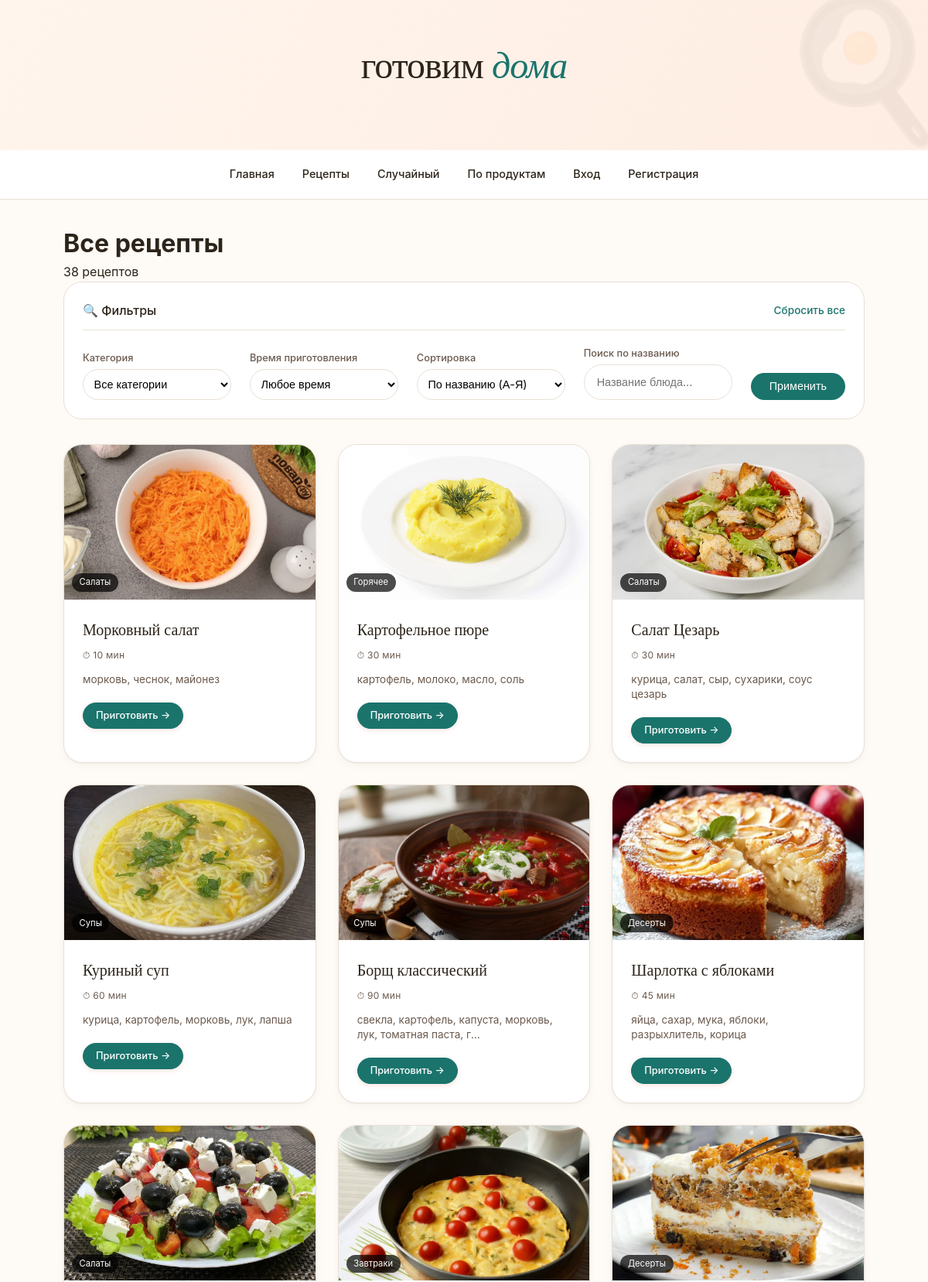
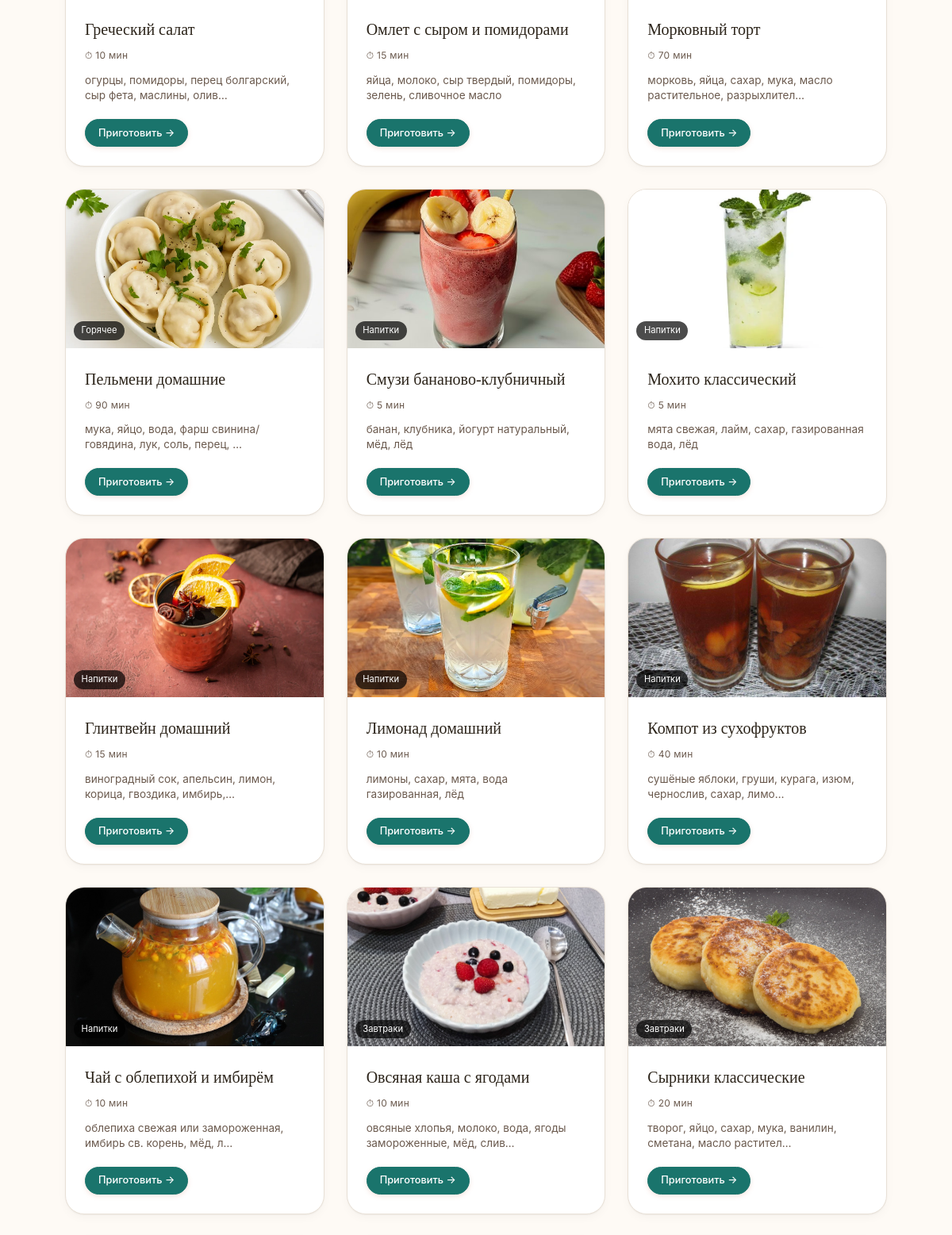
The app's page /recipes/ (upper part) with its own data (2 pictures, top to bottom).
### recipes/models.py (models this page shows, shortened)
class Recipe(models.Model):
    title = models.CharField(max_length=200, verbose_name="Название")
    category = models.ForeignKey(Category, on_delete=models.SET_NULL, null=True, blank=True, verbose_name="Категория")
    ingredients = models.TextField(verbose_name="Ингредиенты (через запятую)")
    description = models.TextField(verbose_name="Как приготовить")
    cooking_time = models.IntegerField(default=30, verbose_name="Время (мин)")
    image = models.ImageField(upload_to='recipes/', blank=True, null=True, verbose_name="Фото")
    created_at = models.DateTimeField(auto_now_add=True, verbose_name="Дата добавления", null=True)
    class Meta:
        verbose_name = "Рецепт"
        verbose_name_plural = "Рецепты"

class Category(models.Model):
    name = models.CharField(max_length=100, verbose_name="Название категории")
    slug = models.SlugField(unique=True, verbose_name="URL")
    class Meta:
        verbose_name = "Категория"
        verbose_name_plural = "Категории"

### recipes/views.py (the view, shortened to what this page needs)
# urls.py: path('recipes/', views.recipe_list, name='recipe_list'),
def recipe_list(request):
    recipes = Recipe.objects.all()
    filter_form = RecipeFilterForm(request.GET or None)
    search_query = request.GET.get('search', '')
    if search_query:
        recipes = recipes.filter(title__icontains=search_query)
    categories = Category.objects.all()
    context = {
        'recipes': recipes,
        'filter_form': filter_form,
        'categories': categories,
        'search_query': search_query,
    }
    return render(request, 'recipe_list.html', context)

### recipes/forms.py
class RecipeFilterForm(forms.Form):
    category = forms.ModelChoiceField(
        queryset=Category.objects.all(),
        required=False,
        empty_label="Все категории",
        widget=forms.Select(attrs={'class': 'filter-select'})
    )
    cooking_time = forms.ChoiceField(
        choices=[
            ('', 'Любое время'),
            ('15', 'До 15 минут'),
            ('30', '15-30 минут'),
            ('60', '30-60 минут'),
            ('60+', 'Больше 60 минут'),
        ],
        required=False,
        widget=forms.Select(attrs={'class': 'filter-select'})
    )
    sort_by = forms.ChoiceField(
        choices=[
            ('title', 'По названию (А-Я)'),
            ('-title', 'По названию (Я-А)'),
            ('cooking_time', 'По времени (сначала быстрые)'),
            ('-cooking_time', 'По времени (сначала долгие)'),
        ],
        required=False,
        widget=forms.Select(attrs={'class': 'filter-select'})
    )

### recipes/models.py (called while the page is built)
    def __str__(self):
        return self.name

### templates/recipe_list.html (shortened to what this page needs)
{% extends 'base.html' %}
{% block content %}
<div class="page-header">
    <h1>Все рецепты</h1>
    <p>{{ recipes.count }} рецептов</p>
</div>
<div class="filter-panel">
    <div class="filter-header">
        <span>🔍 Фильтры</span>
        <a href="{% url 'recipe_list' %}" class="reset-filters">Сбросить все</a>
    </div>
    <form method="get" action="{% url 'recipe_list' %}" class="filter-form">
        <div class="filter-row">
            <div class="filter-group">
                <label>Категория</label>
                {{ filter_form.category }}
            </div>
            <div class="filter-group">
                <label>Время приготовления</label>
                {{ filter_form.cooking_time }}
            </div>
            <div class="filter-group">
                <label>Сортировка</label>
                {{ filter_form.sort_by }}
            </div>
            <div class="filter-group filter-search">
                <label>Поиск по названию</label>
                <input type="text" name="search" value="{{ search_query }}" placeholder="Название блюда...">
            </div>
            <div class="filter-actions">
                <button type="submit" class="btn-filter">Применить</button>
            </div>
        </div>
    </form>
</div>
<div class="recipes-grid">
    {% for recipe in recipes %}
    <div class="recipe-card">
        <div class="recipe-img">
            {% if recipe.image %}
                <img src="{{ recipe.image.url }}" alt="{{ recipe.title }}">
            {% else %}
                🍳
            {% endif %}
            {% if recipe.category %}
                <span class="card-category">{{ recipe.category.name }}</span>
            {% endif %}
        </div>
        <div class="recipe-info">
            <h3 class="recipe-title">{{ recipe.title }}</h3>
            <div class="recipe-meta">⏱ {{ recipe.cooking_time }} мин</div>
            <div class="recipe-ingredients">{{ recipe.ingredients|truncatechars:60 }}</div>
            <a href="{% url 'recipe_detail' recipe.id %}" class="btn btn-primary btn-small">Приготовить →</a>
        </div>
    </div>
    {% empty %}
    <div class="empty-state">
        <p>😢 Рецептов не найдено</p>
        <p>Попробуйте изменить параметры поиска</p>
        <a href="{% url 'recipe_list' %}" class="btn btn-primary">Сбросить фильтры</a>
    </div>
    {% endfor %}
</div>
{% endblock %}

### templates/base.html (style rules this page uses)
:root { --bg: #fefaf5; --surface: #ffffff; --surface-soft: #fdf9f4; --text: #2c241a; --text-soft: #6b5a4e; --primary: #1a746c; --primary-dark: #084944; --primary-light: #E8F5E0; --border: #e8e0d6; --shadow-sm: 0 4px 12px rgba(0,0,0,0.03), 0 1px 2px rgba(0,0,0,0.05); --shadow-md: 0 8px 24px rgba(0,0,0,0.05), 0 2px 4px rgba(0,0,0,0.03); --shadow-lg: 0 20px 35px -12px rgba(0,0,0,0.1); }
* { margin: 0; padding: 0; box-sizing: border-box; }
body { font-family: 'Inter', -apple-system, BlinkMacSystemFont, sans-serif; background-color: var(--bg); color: var(--text); line-height: 1.55; -webkit-font-smoothing: antialiased; }
.recipes-grid { display: grid; grid-template-columns: repeat(auto-fill, minmax(300px, 1fr)); gap: 1.75rem; margin: 2rem 0; }
.recipe-card { background: var(--surface); border-radius: 24px; overflow: hidden; border: 1px solid var(--border); transition: all 0.3s cubic-bezier(0.2, 0, 0, 1); box-shadow: var(--shadow-sm); }
.recipe-img { height: 200px; background: linear-gradient(135deg, #f7ede5 0%, #efe0d4 100%); display: flex; align-items: center; justify-content: center; font-size: 3rem; position: relative; overflow: hidden; }
.recipe-img img { width: 100%; height: 100%; object-fit: cover; transition: transform 0.4s ease; }
.recipe-info { padding: 1.5rem; }
.recipe-title { font-family: 'Playfair Display', serif; font-size: 1.25rem; font-weight: 500; margin-bottom: 0.5rem; color: var(--text); }
.recipe-meta { font-size: 0.75rem; color: var(--text-soft); margin-bottom: 0.75rem; letter-spacing: 0.3px; }
.recipe-ingredients { font-size: 0.85rem; color: var(--text-soft); margin-bottom: 1.25rem; line-height: 1.4; }
.card-category { position: absolute; bottom: 10px; left: 10px; background: rgba(0,0,0,0.7); color: white; padding: 0.2rem 0.6rem; border-radius: 20px; font-size: 0.7rem; }
.btn { display: inline-block; background: transparent; color: var(--primary-dark); padding: 0.6rem 1.25rem; text-decoration: none; border-radius: 40px; font-size: 0.85rem; font-weight: 500; transition: all 0.2s ease; cursor: pointer; border: 1px solid var(--primary-light); }
.btn-primary { background: var(--primary); color: white; border-color: var(--primary); box-shadow: 0 2px 6px rgba(212,122,90,0.2); }
.btn-small { padding: 0.4rem 1rem; font-size: 0.8rem; }
label { font-size: 0.85rem; font-weight: 500; margin-bottom: 0.4rem; display: block; color: var(--text); }
input, textarea, select { width: 100%; padding: 0.85rem 1rem; border: 1.5px solid var(--border); border-radius: 24px; font-family: 'Inter', sans-serif; font-size: 0.9rem; background: var(--surface); transition: all 0.2s; }
.filter-panel { background: var(--surface); border-radius: 24px; padding: 1.5rem; margin-bottom: 2rem; border: 1px solid var(--border); }
.filter-header { display: flex; justify-content: space-between; align-items: center; margin-bottom: 1.25rem; padding-bottom: 0.75rem; border-bottom: 1px solid var(--border); font-weight: 500; }
.reset-filters { color: var(--primary); text-decoration: none; font-size: 0.85rem; }
.filter-row { display: flex; flex-wrap: wrap; gap: 1.5rem; align-items: flex-end; }
.filter-group { flex: 1; min-width: 160px; }
.filter-group label { display: block; font-size: 0.8rem; color: var(--text-soft); margin-bottom: 0.25rem; }
.filter-select { width: 100%; padding: 0.6rem; border: 1px solid var(--border); border-radius: 20px; background: var(--surface); font-size: 0.9rem; }
.btn-filter { background: var(--primary); color: white; border: none; padding: 0.6rem 1.5rem; border-radius: 40px; cursor: pointer; font-size: 0.9rem; }

### records on screen
Recipe: image (picture), category.name "Салаты", title "Морковный салат", cooking_time "10", ingredients "морковь, чеснок, майонез"
Recipe: image (picture), category.name "Горячее", title "Картофельное пюре", cooking_time "30", ingredients "картофель, молоко, масло, соль"
Recipe: image (picture), category.name "Салаты", title "Салат Цезарь", cooking_time "30", ingredients "курица, салат, сыр, сухарики, соус цезарь"
Recipe: image (picture), category.name "Супы", title "Куриный суп", cooking_time "60", ingredients "курица, картофель, морковь, лук, лапша"
Recipe: image (picture), category.name "Супы", title "Борщ классический", cooking_time "90", ingredients "свекла, картофель, капуста, морковь, лук, томатная паста, г…"
Recipe: image (picture), category.name "Десерты", title "Шарлотка с яблоками", cooking_time "45", ingredients "яйца, сахар, мука, яблоки, разрыхлитель, корица"
Recipe: image (picture), category.name "Салаты", title "Греческий салат", cooking_time "10", ingredients "огурцы, помидоры, перец болгарский, сыр фета, маслины, олив…"
Recipe: image (picture), category.name "Завтраки", title "Омлет с сыром и помидорами", cooking_time "15", ingredients "яйца, молоко, сыр твердый, помидоры, зелень, сливочное масло"
Recipe: image (picture), category.name "Десерты", title "Морковный торт", cooking_time "70", ingredients "морковь, яйца, сахар, мука, масло растительное, разрыхлител…"
Recipe: image (picture), category.name "Горячее", title "Пельмени домашние", cooking_time "90", ingredients "мука, яйцо, вода, фарш свинина/говядина, лук, соль, перец, …"
Recipe: image (picture), category.name "Напитки", title "Смузи бананово-клубничный", cooking_time "5", ingredients "банан, клубника, йогурт натуральный, мёд, лёд"
Recipe: image (picture), category.name "Напитки", title "Мохито классический", cooking_time "5", ingredients "мята свежая, лайм, сахар, газированная вода, лёд"
Recipe: image (picture), category.name "Напитки", title "Глинтвейн домашний", cooking_time "15", ingredients "виноградный сок, апельсин, лимон, корица, гвоздика, имбирь,…"
Recipe: image (picture), category.name "Напитки", title "Лимонад домашний", cooking_time "10", ingredients "лимоны, сахар, мята, вода газированная, лёд"
Recipe: image (picture), category.name "Напитки", title "Компот из сухофруктов", cooking_time "40", ingredients "сушёные яблоки, груши, курага, изюм, чернослив, сахар, лимо…"
Recipe: image (picture), category.name "Напитки", title "Чай с облепихой и имбирём", cooking_time "10", ingredients "облепиха свежая или замороженная, имбирь св. корень, мёд, л…"
Recipe: image (picture), category.name "Завтраки", title "Овсяная каша с ягодами", cooking_time "10", ingredients "овсяные хлопья, молоко, вода, ягоды замороженные, мёд, слив…"
Recipe: image (picture), category.name "Завтраки", title "Сырники классические", cooking_time "20", ingredients "творог, яйцо, сахар, мука, ванилин, сметана, масло растител…"

### other values on screen
{{ recipes.count }} "38"
